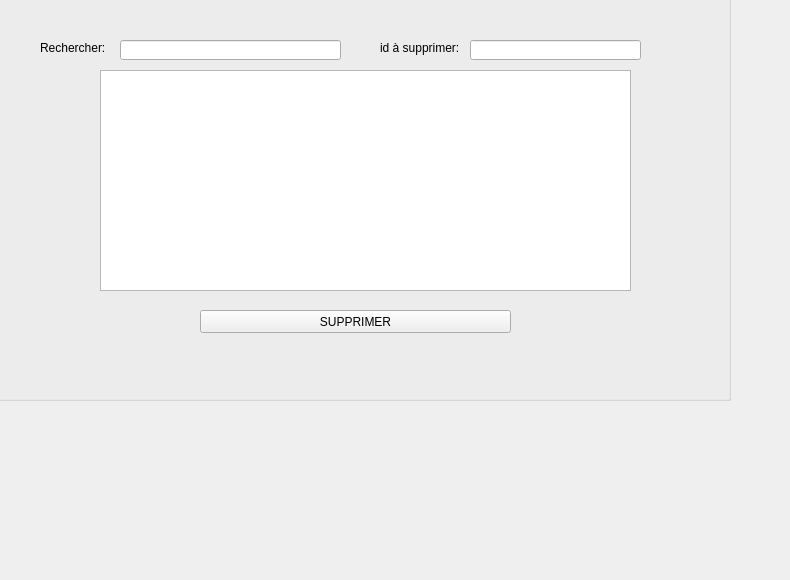
      <widget class="QWidget" name="tab_3">
       <attribute name="title">
        <string>Supprimer un Fournisseur</string>
       </attribute>
       <widget class="QGroupBox" name="groupBox">
        <property name="geometry">
         <rect>
          <x>-50</x>
          <y>-170</y>
          <width>781</width>
          <height>571</height>
         </rect>
        </property>
        <property name="title">
         <string>GroupBox</string>
        </property>
        <widget class="QLineEdit" name="S_recherche">
         <property name="geometry">
          <rect>
           <x>170</x>
           <y>210</y>
           <width>221</width>
           <height>20</height>
          </rect>
         </property>
        </widget>
        <widget class="QPushButton" name="supprimerf">
         <property name="geometry">
          <rect>
           <x>250</x>
           <y>480</y>
           <width>311</width>
           <height>23</height>
          </rect>
         </property>
         <property name="text">
          <string>SUPPRIMER</string>
         </property>
        </widget>
        <widget class="QTableView" name="tableView_2">
         <property name="geometry">
          <rect>
           <x>150</x>
           <y>240</y>
           <width>531</width>
           <height>221</height>
          </rect>
         </property>
        </widget>
        <widget class="QLabel" name="label_13">
         <property name="geometry">
          <rect>
           <x>90</x>
           <y>210</y>
           <width>81</width>
           <height>16</height>
          </rect>
         </property>
         <property name="text">
          <string>Rechercher:</string>
         </property>
        </widget>
        <widget class="QLineEdit" name="S_recherche_supp">
         <property name="geometry">
          <rect>
           <x>520</x>
           <y>210</y>
           <width>171</width>
           <height>20</height>
          </rect>
         </property>
         <property name="text">
          <string/>
         </property>
        </widget>
        <widget class="QLabel" name="label_14">
         <property name="geometry">
          <rect>
           <x>430</x>
           <y>210</y>
           <width>81</width>
           <height>16</height>
          </rect>
         </property>
         <property name="text">
          <string>id à supprimer:</string>
         </property>
        </widget>
       </widget>
      </widget>
